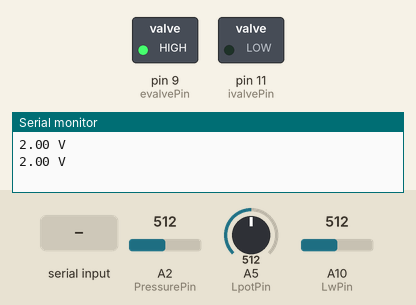
This sketch was run on a simulated Arduino Mega 2560, built with avr-gcc and run on an emulated ATmega2560. On the bench: switched loads named in the sketch (green lamp = pin HIGH), the last lines printed to the serial monitor. The inputs (shaded band) are chosen by the test bench; at power-on: A2 (PressurePin) = 512, A5 (LpotPin) = 512, A10 (LwPin) = 512.

Above: at 1.2 s.
1.3 s: "a" received over Serial
At 2.9 s:
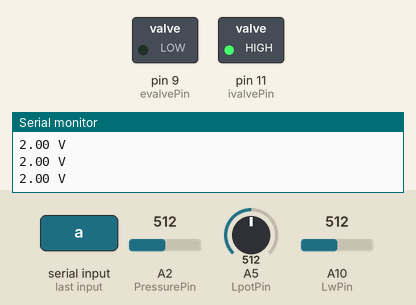
3.5 s: "b" received over Serial
At 4.5 s:
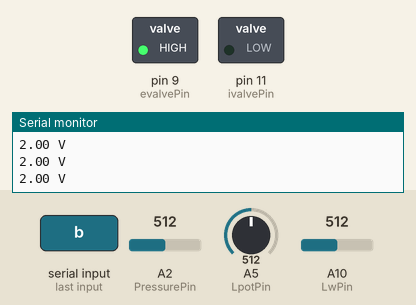
Timing chart, 0 to 6.5 s (numbered marks = the images above; inputs shaded):
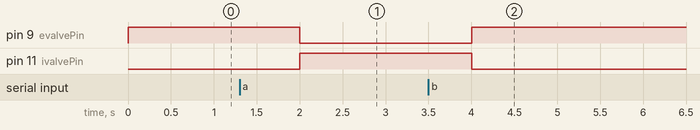

Measured:
- after the input at 1.3 s, pin 9 (evalvePin): HIGH → LOW after 0.70 s; pin 11 (ivalvePin): LOW → HIGH after 0.70 s
- after the input at 3.5 s, pin 9 (evalvePin): LOW → HIGH after 0.50 s; pin 11 (ivalvePin): HIGH → LOW after 0.50 s

The sketch:

Leo_test.ino
```cpp
#include <math.h>

const int LpotPin     = A5;     // position sensor pin (linear pot)
const int ivalvePin   = 11;      // PWM pin for contraction (inlet)
const int evalvePin   = 9;      // PWM pin for extension (outlet)
const int LwPin       = A10;      // Liquid Wire Pin
const int PWM_start   = 105;    // starting PWM for sweep
const int PWM_max     = 255;    // max PWM
const int PWM_inc     = 3;      // PWM increment
const int numPoints   = 100;    // number of percentage thresholds (1% increments)
const uint32_t fallbackTimeout = 3000;  // ms to wait per point before fallback
const int PressurePin = A2; // pressure pin to measure internal pressure

double Len[numPoints];     // actual position thresholds

double posMax = 0;         // sensor value at fully contracted
double posMin = 0;         // sensor value at fully extended
float pressure = 0.0 ;        // pressure sensor value
float PSIpressure = 0.0 ;        // pressure sensor value
float LW = 0.0;    // Liquid Wire Sensor value
int Lpot_Out = 0; // output of linear potentiometer


void setup() {
    Serial.begin(9600);
    pinMode(ivalvePin, OUTPUT);
    pinMode(evalvePin, OUTPUT);

    // ensure actuator fully extended at start
    analogWrite(ivalvePin, 0);
    analogWrite(evalvePin, 255);

}

void loop() {
  if (Serial.available()) {
    char c = Serial.read();
    if (c == 'a') {
    analogWrite(ivalvePin, 255);
    analogWrite(evalvePin, 0);
      }

    if (c == 'b') {
    analogWrite(ivalvePin, 0);
    analogWrite(evalvePin, 255);
      }
  }

pressure = analogRead(PressurePin) ; //Measure analog value
Lpot_Out = analogRead(LpotPin);
LW = analogRead(LwPin);
LW = LW / 1024 * 4; //changed the 5 to a 4, might need to change back
pressure = pressure/1024 * 5; //Convert analog value to voltage,
pressure = ((pressure / 5) -0.04)/ 0.0012858 ; //Convert to kPa
PSIpressure = (pressure * 0.145);
//Serial.print(Lpot_Out);
//Serial.print(" bits  ");
// Serial.print(pressure);
// Serial.print(" Kpa  ");
//Serial.print(PSIpressure); // in psi
//Serial.println(" Psi");
Serial.print(LW); // Input LiquidWire
Serial.println(" V");
 delay(1000);
}


// This is a test edit
```
